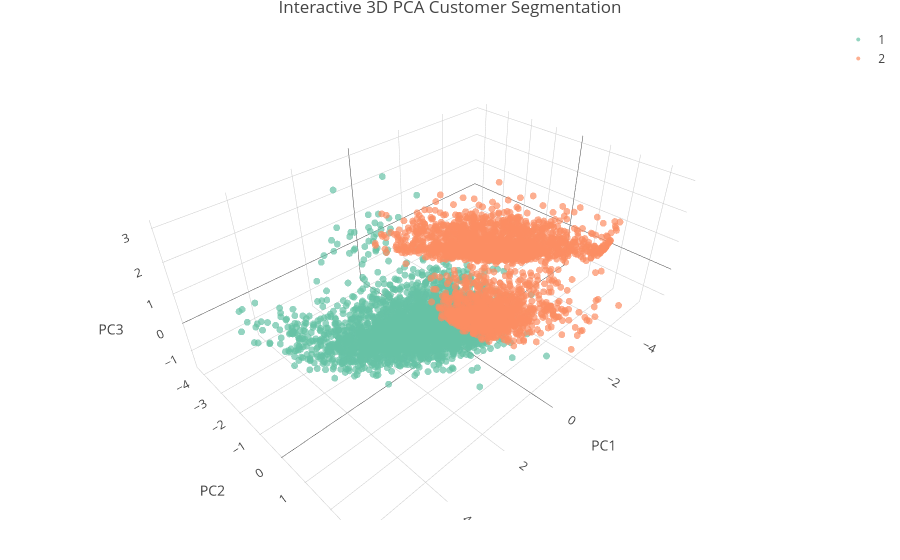

Notebook code cell kept with this figure:
### Code cell
# 17. Interactive 3D Plotly visualization

plot_ly(
  pca_scores,
  x = ~PC1,
  y = ~PC2,
  z = ~PC3,
  color = ~Cluster,
  colors = "Set2",
  type = "scatter3d",
  mode = "markers",
  text = ~paste(
    "Customer:", CustomerID,
    "<br>Cluster:", Cluster,
    "<br>PC1:", round(PC1, 2),
    "<br>PC2:", round(PC2, 2),
    "<br>PC3:", round(PC3, 2)
  ),
  hoverinfo = "text",
  marker = list(size = 4, opacity = 0.7)
) %>%
  layout(
    title = "Interactive 3D PCA Customer Segmentation",
    scene = list(
      xaxis = list(title = "PC1"),
      yaxis = list(title = "PC2"),
      zaxis = list(title = "PC3")
    )
  )

### Figure 1 — Plotly figure (JSON) as saved in the notebook; plotly's stock layout.template omitted (floating-point values rounded to 4 significant figures; data arrays with more than 128 entries replaced by an {"elided": "..."} marker saying what was removed)
{"data": [{"x": {"elided": "3288 float values"}, "y": {"elided": "3288 float values"}, "z": {"elided": "3288 float values"}, "mode": "markers", "text": {"elided": "3288 str values"}, "hoverinfo": {"elided": "3288 str values"}, "marker": {"color": "rgba(102,194,165,1)", "size": 4, "opacity": 0.7, "line": {"color": "rgba(102,194,165,1)"}}, "type": "scatter3d", "name": "1", "textfont": {"color": "rgba(102,194,165,1)"}, "error_y": {"color": "rgba(102,194,165,1)"}, "error_x": {"color": "rgba(102,194,165,1)"}, "line": {"color": "rgba(102,194,165,1)"}}, {"x": {"elided": "2590 float values"}, "y": {"elided": "2590 float values"}, "z": {"elided": "2590 float values"}, "mode": "markers", "text": {"elided": "2590 str values"}, "hoverinfo": {"elided": "2590 str values"}, "marker": {"color": "rgba(252,141,98,1)", "size": 4, "opacity": 0.7, "line": {"color": "rgba(252,141,98,1)"}}, "type": "scatter3d", "name": "2", "textfont": {"color": "rgba(252,141,98,1)"}, "error_y": {"color": "rgba(252,141,98,1)"}, "error_x": {"color": "rgba(252,141,98,1)"}, "line": {"color": "rgba(252,141,98,1)"}}], "layout": {"margin": {"b": 40, "l": 60, "t": 25, "r": 10}, "title": "Interactive 3D PCA Customer Segmentation", "scene": {"xaxis": {"title": "PC1"}, "yaxis": {"title": "PC2"}, "zaxis": {"title": "PC3"}}, "hovermode": "closest", "showlegend": true}}
